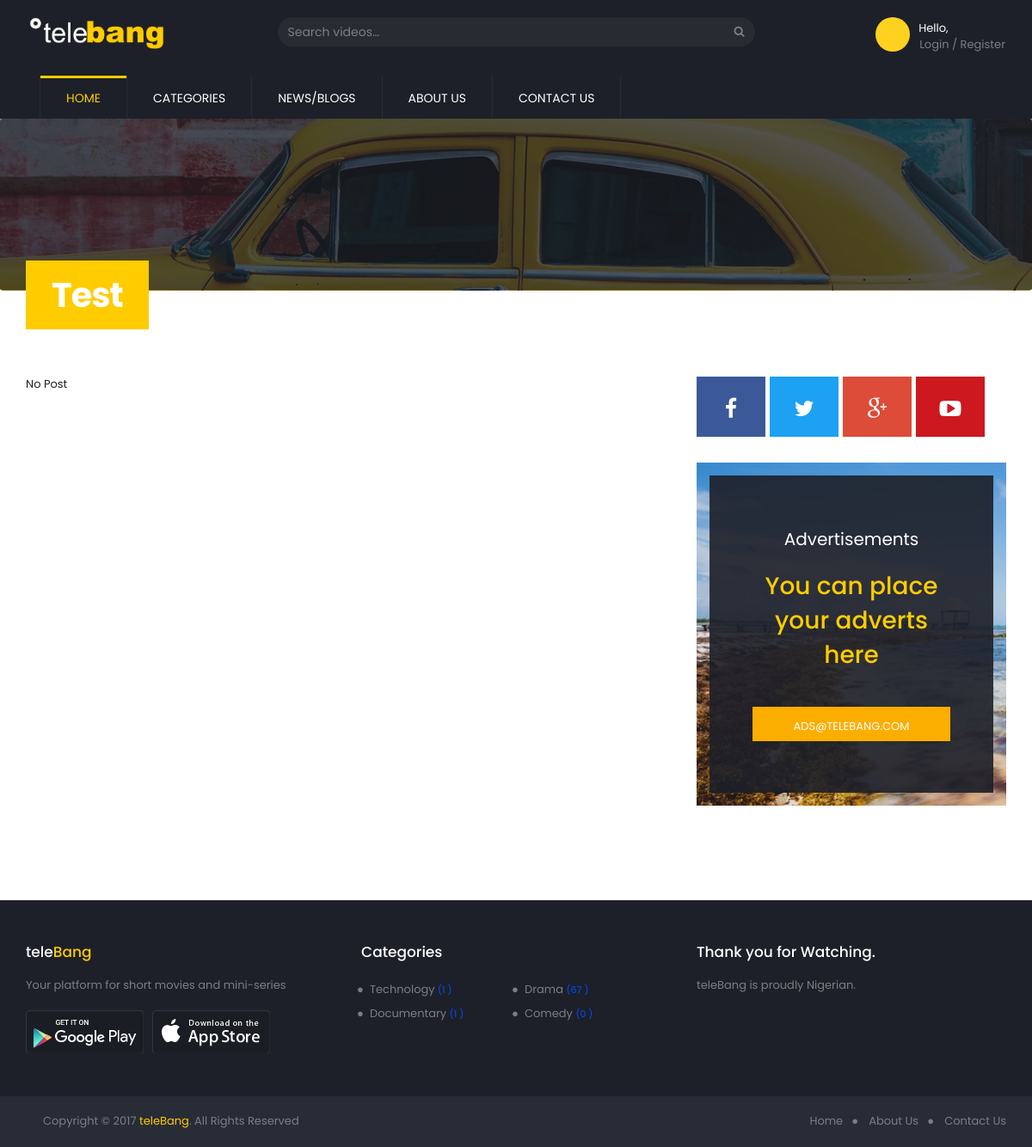
The app's page /index.php/vidhub/about with its own data.
### tables this page shows
CREATE TABLE `vidhub_theme_config` (
  `site_title` varchar(255) NOT NULL,
  `site_headding` varchar(255) NOT NULL,
  `site_favicon` varchar(255) NOT NULL,
  `header_logo` varchar(255) NOT NULL,
  `footer_logo` varchar(255) NOT NULL,
  `footer_about` varchar(255) NOT NULL,
  `android_url` varchar(255) NOT NULL,
  `ios_url` varchar(255) NOT NULL,
  `facebook_url` varchar(255) NOT NULL,
  `google_url` varchar(255) NOT NULL,
  `twitter_url` varchar(255) NOT NULL,
  `youtube_url` varchar(255) NOT NULL,
  `footer_copyright` varchar(255) NOT NULL,
  `id` int(11) NOT NULL,
  `home_category_1` int(11) NOT NULL,
  `home_category_2` int(11) NOT NULL,
  `jwplayer_key` varchar(255) NOT NULL,
  `upload_enable` int(11) NOT NULL DEFAULT '0',
  `about_url` varchar(255) NOT NULL,
  `videos_limit` int(11) NOT NULL,
  `blogs_limit` int(11) NOT NULL,
  `comment_limit` int(11) NOT NULL
);

CREATE TABLE `categories` (
  `CategoryId` smallint(6) NOT NULL,
  `CategoryName` varchar(250) NOT NULL,
  `CategoryImage` varchar(250) DEFAULT NULL,
  `CategoryIcon` varchar(250) DEFAULT NULL,
  `StatusId` tinyint(4) NOT NULL,
  `IsTop` tinyint(4) NOT NULL,
  `DisplayOrder` tinyint(4) NOT NULL,
  `ParentCategoryId` smallint(6) DEFAULT NULL
);

### application/core/MY_Controller.php (called while the page is built, shortened)
<?php
class BaseV1Controller extends MY_Controller
{
    public function __construct()
    {
        $this->customer_model = $this->session->userdata('customer');
        $this->data['customer_model'] = $this->customer_model;
        $this->load->model(THEME_VM_DIR.'/V1_theme_config_model');
        $this->load->model('Mcategories');
        $this->load->model('Mvideos');
        $this->theme_config = $this->V1_theme_config_model->getConfig();
        $this->data['head_title'] = $this->theme_config['site_title'].' - '.$this->theme_config['site_headding'];
        $this->data['meta_description'] = $this->theme_config['site_headding'];
        $this->data['meta_keywords'] = $this->theme_config['site_title'];
        $this->data['message'] = '';
        $this->data[THEME_VM_DIR.'_theme_path'] = THEME_VM_DIR;
        $this->data['themeConfig'] = $this->theme_config;
        $this->data['listParentCategories'] = $this->getCategoriesFooter();
        $this->data['upload'] = $this->theme_config['upload_enable'];
    }
    public function view_render($content)
    {
        if ( ! $content)
        {
            return NULL;
        }
        else
        {
            $this->load->view(THEME_VM_DIR .'/' .$content, $this->data);
        }
    }
    private function getCategoriesFooter(){
        $result = $this->Mcategories->getList();
        $parentCategoies = array();
        foreach ($result as $value) {
            $value['url_list_video'] = site_url(sprintf(VIDEOS_BY_CATEGORY_PATH, $value['CategoryId']));
            $videos_by_cat = $this->Mvideos->get_video_counter_by_cat($value['CategoryId']);
            $value['videos_counter'] =  ($videos_by_cat)? $videos_by_cat:0;
            $parentCategoies[] = $value;
        }
        return $parentCategoies;
    }
}

### application/controllers/vidhub/About.php (called while the page is built, shortened)
<?php
class About extends BaseV1Controller
{
    public function __construct()
    {
        parent::__construct();
    }
    public function index()
    {
        $result = $this->V1_theme_config_model->get(1);
        $this -> view_render('about');
    }
}

### index.php (called while the page is built, shortened)
<?php
require_once BASEPATH.'core/CodeIgniter.php';

### application/models/vidhub/V1_theme_config_model.php (called while the page is built, shortened)
<?php
class V1_theme_config_model extends CI_Model{
    public function get($id)
    {
        $this->db->reconnect();
        $query = $this->db->get_where(self::TABLE_NAME, array(self::COL_ID => $id));
        $model = $query->row_array();
        return $model;
    }
    public function getConfig()
    {
        $this->db->reconnect();
        $query = $this->db->get(self::TABLE_NAME);
        return $query->row_array();
    }
}

### application/helpers/common_helper.php (called while the page is built, shortened)
<?php
if (!function_exists('getImagePath')){
    function getImagePath($image){
        if($image){
            if(strpos($image, 'http') === false){
                $image = base_url(IMAGE_PATH.$image);
            }
        }
        else{
            $image = base_url(NO_IMAGE_PATH);
        }
        return $image;
    }
}

### application/models/Mcategories.php (called while the page is built, shortened)
<?php
class Mcategories extends CI_Model{
    public function getList($statusId = 0){
        $this->db->reconnect();
        $sql = "SELECT * FROM categories WHERE 1=1";
        $sql.=" ORDER BY DisplayOrder DESC";
        $query = $this->db->query($sql);
        return $query->result_array();
    }
}

### application/views/vidhub/includes/socical.php (the view)
<?php
	$facebook 	= $themeConfig[V1_theme_config_model::COL_FACEBOOK_URL];
	$twiter 	= $themeConfig[V1_theme_config_model::COL_TWITTER_URL];
	$google 	= $themeConfig[V1_theme_config_model::COL_GOOGLE_URL];
	$youtube 	= $themeConfig[V1_theme_config_model::COL_YOUTUBE_URL]
?>
<div class="sider-bar">
	<div class="socical">
		<ul class="clearfix">
			<?php if ($facebook): ?>
				<li class="facebook">
					<a href="<?php echo $facebook ?>" target="_blank"><i class="fa fa-facebook" aria-hidden="true"></i></a>
				</li>
			<?php endif ?>
			<?php if ($twiter): ?>
				<li class="twiter">
					<a href="<?php echo $twiter ?>" target="_blank"><i class="fa fa-twitter" aria-hidden="true"></i></a>
				</li>
			<?php endif ?>
			<?php if ($google): ?>
				<li class="google">
					<a href="<?php echo $google ?>" target="_blank"><i class="fa fa-google-plus" aria-hidden="true"></i></a>
				</li>
			<?php endif ?>
			<?php if ($youtube): ?>
				<li class="youtube">
					<a href="<?php echo $youtube ?>" target="_blank"><i class="fa fa-youtube-play" aria-hidden="true"></i></a>
				</li>
			<?php endif ?>
		</ul>
	</div>
</div>

### application/views/vidhub/includes/header.php (shortened to what this page needs)
<?php
    $currentUrl = uri_string();
?>
<body>
	<div id="wrapper" class="wrapper">
		<header id="is-header" class="is-header header-container">
			<div class="header-top">
				<div class="container">
					<div class="row">
						<div class="col-sm-3">
							<div class="header-logo">
								<a href="<?php echo site_url(HOME_PATH) ?>">
									<?php $logoImg = $themeConfig[V1_theme_config_model::COL_HEADER_LOGO]; ?>
									<?php if ($logoImg){ ?>
										<img src="<?php echo getImagePath($logoImg) ?>" alt="">
									<?php }else { ?>
										<?php echo $themeConfig[V1_theme_config_model::COL_FOOTER_LOGO] ?>
									<?php } ?>
								</a>
							</div>
						</div>
						<div class="col-sm-6">
							<div class="header-search">
								<form id='search-video' action='<?php echo THEME_CONTROLLER_PATH.'/videos/search' ?>' type='GET'>
									<input type="text" class="form-control form-search" name='keyword' value="" placeholder="Search videos…">
									<i class="fa fa-search" aria-hidden="true"></i>
								</form>
							</div>
						</div>
						<div class="col-sm-3">
							<div class="header-action">
								<?php if ($customer_model){  ?>
									<div class="avatar-user">
										<a href="<?php echo site_url(USER_SETTING_PATH) ?>">
											<img src="<?php echo getAvatarPath($customer_model['Avatar']) ?>" alt="">
										</a>
									</div>
									<div class="info-user">Hello, <br>
										<div class="dropdown">
										  	<button id="dLabel" type="button" data-toggle="dropdown" aria-haspopup="true" aria-expanded="false">
										    	<span><?php echo getFullName($customer_model) ?></span>
										    	<span class="caret"></span>
										  	</button>
										  	<ul class="dropdown-menu" aria-labelledby="dLabel">
										    <!-- 	<li><a href="#">SAVED VIDEO</a></li>
										    	<li><a href="#">MY CHANNEL</a></li> -->
										    	<li><a href="<?php echo site_url(USER_SETTING_PATH) ?>">PROFILE</a></li>
										    	<li><a href="<?php echo base_url(THEME_CONTROLLER_PATH.'/auth/logout'); ?>">SIGN OUT</a></li>
										  	</ul>
										</div>
									</div>
								<?php }else{ ?>
									<div class="avatar-user">
										<a href="#">
											<img src="<?php echo base_url(NO_IMAGE_PATH) ?>" alt="">
										</a>
									</div>
									<div class="info-user">Hello, <br>
									</div>
								<?php } ?>
							</div>
						</div>
					</div>
				</div>
			</div>
			<div class="header-content">
				<div class="container">
					<nav class="navbar navbar-default">
						<div  class="navbar-collapse collapse" id="myScrollspy" >
							<ul  class="nav nav-sidebar">
								<li class="has-sub nav-item<?php if (strpos($currentUrl, HOME_PATH) !== false) echo ' active open'; ?>">
									<a  href="<?php echo site_url(HOME_PATH) ?>">HOME</a>
								</li>
								<li class="has-sub nav-item<?php if (strpos($currentUrl, CATEGORIES_PATH) !== false) echo ' active open'; ?>">
									<a href="<?php echo site_url(CATEGORIES_PATH) ?>"> CATEGORIES   </a>
								</li>
								<li class="has-sub nav-item<?php if (strpos($currentUrl, BLOG_PATH) !== false) echo ' active open'; ?>">
									<a href="<?php echo BLOG_PATH ?>"> NEWS/BLOGS</a>
								</li>
								<li class="has-sub nav-item<?php if (strpos($currentUrl, ABOUTS_PATH) !== false) echo ' active open'; ?>">
									<a href="<?php echo ABOUTS_PATH ?>">ABOUT US  </a>
								</li>
								<li class="has-sub nav-item<?php if (strpos($currentUrl, CONTACT_US) !== false) echo ' active open'; ?>">
									<a href="<?php echo CONTACT_US ?>"> CONTACT US</a>
								</li>
							</ul>
						</div>
					</nav>
				</div>
			</div>
		</header>

### application/views/vidhub/includes/footer.php (shortened to what this page needs)
<?php $currentUrl = uri_string();  ?>
</div>
<footer id="is-footer-copyright-group">
	<div id="footer" class="footer">
		<div class="container">
			<div class="row">
				<div class="col-sm-4">
					<h3 class="headding-footer">
						<?php echo $themeConfig[V1_theme_config_model::COL_FOOTER_LOGO] ?>
					</h3>
					<p>
						<?php echo $themeConfig[V1_theme_config_model::COL_FOOTER_ABOUT] ?>
					</p>
					<div class="store-app clearfix">
						<?php
							$google = $themeConfig[V1_theme_config_model::COL_ANDROID_URL];
							$ios = $themeConfig[V1_theme_config_model::COL_IOS_URL];
						?>
						<?php if ($google): ?>
							<div class="google-play app">
								<a href="<?php echo $google ?>" target="_blank">
									<img src="assets/images/google-play.png" alt="">
								</a>
							</div>
						<?php endif ?>
						<?php if ($ios): ?>
							<div class="ios-play app">
								<a href="<?php echo $ios ?>" target="_blank">
									<img src="assets/images/app-store.png" alt="">
								</a>
							</div>
						<?php endif ?>
					</div>
				</div>
				<div class="col-sm-4">
					<h3 class="headding-footer">
						Categories
					</h3>
					<ul class="clearfix category-list">
						<?php foreach ($listParentCategories as  $value): ?>
							<li><a href="<?php echo $value['url_list_video'] ?>"><?php echo $value['CategoryName'] ?> <span>(<?php  echo $value['videos_counter'] ?> )</span></a></li>
						<?php endforeach ?>
					</ul>
				</div>
				<div class="col-sm-4">
					<h3 class="headding-footer">Thank you for Watching.
					</h3>
					<div class="newsletter">
						teleBang is proudly Nigerian.
					</div>
				</div>
			</div>
		</div>
	</div>
	<div class="footer-bottom">
		<div class="container">
			<div class="row">
				<div class="col-sm-6">
					<div class="copyright">
						<?php echo $themeConfig[V1_theme_config_model::COL_FOOTER_COPYRIGHT] ?>
					</div>
				</div>
				<div class="col-sm-6">
					<div class="menu-footer">
						<ul>
							<li class="has-sub nav-item<?php if (strpos($currentUrl, HOME_PATH) !== false) echo ' active open'; ?>">
								<a  href="<?php echo site_url(HOME_PATH) ?>">Home</a>
							</li>
							<li class="has-sub nav-item<?php if (strpos($currentUrl, ABOUTS_PATH) !== false) echo ' active open'; ?>">
								<a href="<?php echo ABOUTS_PATH ?>">About us  </a>
							</li>
							<li class="has-sub nav-item<?php if (strpos($currentUrl, CONTACT_US) !== false) echo ' active open'; ?>">
								<a href="<?php echo CONTACT_US ?>"> Contact us</a>
							</li>
						</ul>
					</div>
				</div>
			</div>
		</div>
	</div>
</footer>
</body>
</html>

### assets/global/vidhub/style.css (style rules this page uses)
body { font-size: 13px; color: #1d2028; font-family: 'Poppins', sans-serif; }
.h1, .h2, .h3, .h4, .h5, .h6, h1, h2, h3, h4, h5, h6 { font-family: 'Poppins', sans-serif; }
.header-top { background-color: #1d2028; padding: 20px 0; }
.header-search { position: relative; }
.header-search .fa-search { position: absolute; right: 12px; top: 10px; color: #7d7e83; z-index: 22; }
.form-search { border-radius: 100px; background: rgba(255,255,255,0.05); border: transparent; padding-right: 30px; color: #fff; }
.header-action { float: right; }
.header-logo img { height: 37px; }
.header-action .avatar-user { position: relative; float: left; width: 40px; height: 40px; border-radius: 50%; color: #ffffff; overflow: hidden; margin-right: 10px; }
.header-action .avatar-user img { position: absolute; left: 50%; top: 50%; height: 100%; width: auto; -webkit-transform: translate(-50%,-50%); -ms-transform: translate(-50%,-50%); transform: translate(-50%,-50%); }
.header-action .info-user { float: right; color: #fff; margin-top: 4px; }
.header-content { background-color: #1d2028; }
.header-content ul { list-style: none; padding-left: 0; }
.header-content ul li { float: left; border-left: 1px solid #282c36; }
.header-content ul li:last-child { border-right: 1px solid #282c36; }
.header-content ul li.active a { color: #ffcc00; border-color: #ffcc00; background-color: transparent; }
.header-content nav { background-color: transparent; border-color: transparent; margin-bottom: 0; }
.header-content nav a { color: #ffffff; border-top: 3px solid transparent; padding: 13px 30px; font-size: 14px; font-weight: 400; }
.socical ul { list-style: none; padding-left: 0; }
.socical ul li { float: left; margin-right: 5px; }
.socical ul li a { color: #fff; text-align: center; width: 40px; display: block; height: 40px; vertical-align: middle; line-height: 40px; padding: 25px; }
.socical ul li.facebook a { background-color: #3b5998; }
.socical ul li.twiter a { background-color: #1da1f2; }
.socical ul li.google a { background-color: #dd4b39; }
.socical ul li.youtube a { background-color: #cc181e; }
footer #footer { background-color: #1d2028; padding-top: 30px; padding-bottom: 50px; color: #7d7e83; margin-top: 80px; }
.headding-footer { font-size: 17px; color: #ffffff; line-height: 20px; margin-bottom: 20px; }
.headding-footer span { color: #ffcc00; }
.footer .category-list { list-style: none; padding-left: 0; }
.footer .category-list li { float: left; width: 50%; padding-left: 10px; position: relative; line-height: 27px; }
.footer .category-list li:before { position: absolute; content: "●"; left: -5px; }
.footer .category-list li a { color: #7d7e83; display: block; }
.footer .category-list li span { color: #004dff; font-size: 11px; margin-right: 20px; }
.newsletter { position: relative; }
.footer-bottom { background-color: #282c36; }
.copyright { color: #7d7e83; padding: 20px; }
.copyright a { color: #ffcc00; }
.menu-footer { float: right; margin-top: 20px; }
.menu-footer ul { padding-left: 0; list-style: none; }
.menu-footer ul li { float: left; padding-left: 15px; }
.menu-footer ul li + li { position: relative; padding-left: 30px; }
.menu-footer ul li + li:before { position: absolute; content: "●"; left: 10px; color: #7d7e83; }
.menu-footer ul li a { color: #7d7e83; text-transform: capitalize; }
img { max-width: 100%; }
.sider-bar { margin-bottom: 30px; }
.sider-bar .socical ul li a { width: 80px; height: 70px; line-height: 80px; font-size: 25px; }
.store-app .app { float: left; margin-right: 10px; margin-top: 10px; text-align: center; }
.header-logo a { font-size: 28px; color: #ffffff; line-height: 45px; margin-bottom: 20px; text-decoration: none; }

### records on screen
vidhub_theme_config: header_logo (picture), footer_logo "tele Bang", footer_about "Your platform for short movies and mini-series", footer_copyright "Copyright © 2017 teleBang . All Rights Reserved"
categories: CategoryName "Technology", videos_counter "1"
categories: CategoryName "Drama", videos_counter "67"
categories: CategoryName "Documentary", videos_counter "1"
categories: CategoryName "Comedy", IsTop "0"

### other values on screen
$pageTitle "Test"
$pageDesc "No Post"
